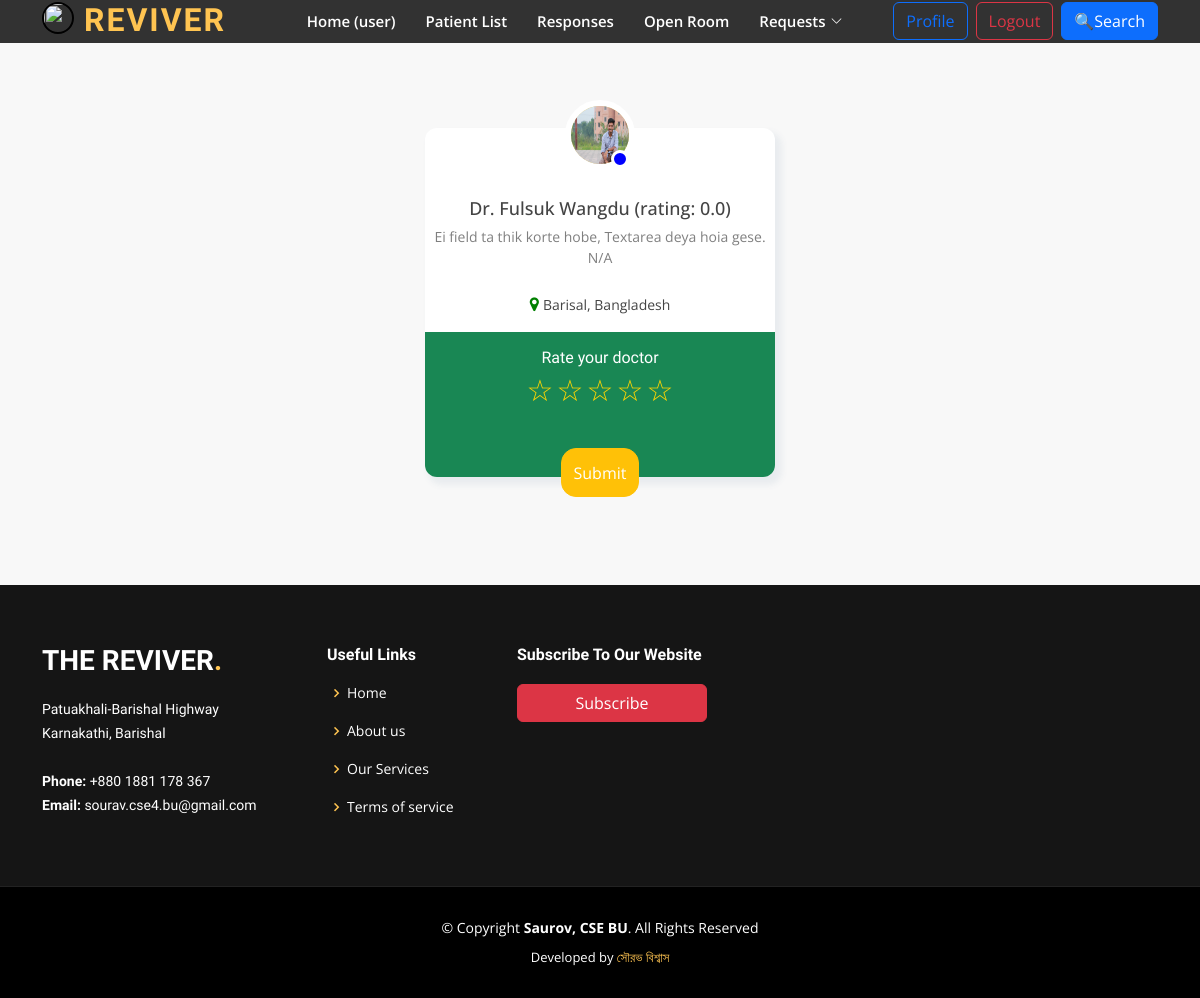
Page /auth/rating/3/ (signed in) on the earlier database version.
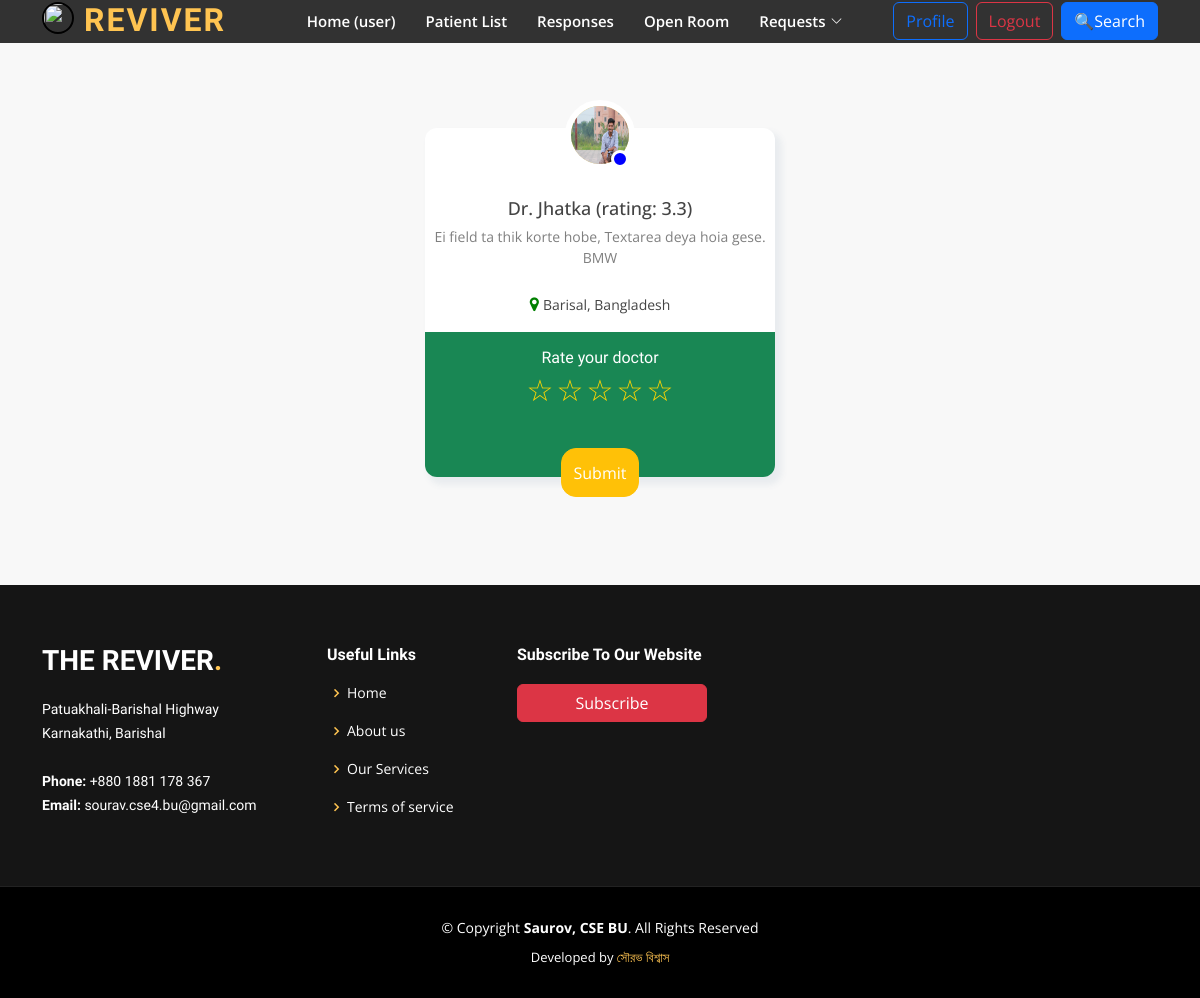
Same page on the later database version.
### doctor/models.py (models this page shows, shortened)
class Doctordata(models.Model):
    gender_choice = (
            ('female', 'Female'),
            ('male', 'Male'),
            ('other', 'Other'),
        )
    regt = (
            ('medical', 'Medical'),
            ('dental', 'Dental'),
        )
    latenight = (
            ('yes', 'Yes'),
            ('no', 'No'),
        )
    user_profile = models.ForeignKey(UserProfile, on_delete=models.CASCADE, related_name='doctor_data', default = None)
    name = models.CharField(max_length = 200, null = True, blank = True)
    doctoremail = models.EmailField(max_length = 200, null = True, blank = True)
    regtype = models.CharField(max_length=30, blank=True, null=True, choices=regt)
    regnum = models.CharField(max_length = 30, unique = True, null = True, blank = True)
    NID = models.CharField(max_length = 20, unique = True, null = True, blank = True)
    image = models.ImageField(upload_to="images/",  blank=True, null = True)
    gender = models.CharField(max_length=30, blank=True, null=True, choices=gender_choice)
    dob  = models.DateField(null = True, blank = True)
    bio = models.TextField(null = True, blank = True)
    degrees = models.CharField(max_length = 200, null = True, blank = True)
    working_hospital = models.CharField(max_length = 200, null = True, blank = True)
    designation = models.CharField(max_length = 200, blank = True, null = True)
    latenightstatus = models.CharField(max_length=30, blank=True, null=True, choices=latenight)
    chamberaddress = models.CharField(max_length = 200, null = True, blank = True)
    oldpassword = models.CharField(max_length=128, null = True, blank = True)
    newpassword = models.CharField(max_length=18, null = True, blank = True)
    confirmpassword = models.CharField(max_length=18, null = True, blank = True)
    active_time_start = models.TimeField(null = True, blank = True)
    active_time_end = models.TimeField(null = True, blank = True)
    active_day = models.DateField(blank = True, null = True)
    visits = models.IntegerField(blank = True, null = True)
    rating = models.FloatField(default=0.0, blank = True, null = True)
    ratingcount = models.IntegerField(default=0, blank = True, null= True)
    def image_tag(self):
        if self.image:
            return mark_safe('<img src="{}" height="70" width="60" />'.format(self.image.url))
    image_tag.short_description = 'Image'

### auth/views.py (the view, shortened to what this page needs)
# urls.py: path('rating/<id>/', views.rating, name = 'rating'),
def rating(request, id):
    if not request.user.is_authenticated:
        return redirect('signin')
    try:
        user_profile = UserProfile.objects.get(user= request.user)
    except UserProfile.DoesNotExist:
        user_profile = None
    context = {}
    context['user_profile'] = user_profile
    context['id'] = id
    data = Doctordata.objects.get(id = id)
    context['data'] = data
    return render(request, 'signin/rating.html', context)

### templates/signin/rating.html (shortened to what this page needs)
{% extends 'user/base.html' %}
{% block addhead %}
<link href="https://maxcdn.bootstrapcdn.com/font-awesome/4.3.0/css/font-awesome.min.css" rel="stylesheet">
{% endblock %}
{% block body %}
<div class="container d-flex justify-content-center mt-5">
    <div class="card text-center mb-5">
        <div class="circle-image">
            <img src="{{ data.image.url }}" width="50">
        </div>
        <span class="dot"></span>
        <span class="name mb-1 fw-500">{{ data.name }} (rating: {{ data.rating|floatformat:1 }})</span>
        <small class="text-black-50">{{ data.designation }}</small>
        <small class="text-black-50 font-weight-bold">{{ data.working_hospital }}</small>
        <div class="location mt-4">
            <span class="d-block"><i class="fa fa-map-marker start"></i> <small class="text-truncate ml-2"> {{ data.chamberaddress }}</small> </span>
        </div>
        <div class="rate bg-success py-3 text-white mt-3">
            <h6 class="mb-0">Rate your doctor</h6>
            <form method="POST" action="{% url 'rating' id=id %}">
                <div class="rating"> <input type="radio" name="rating" value="5" id="5"><label for="5">☆</label> <input
                        type="radio" name="rating" value="4" id="4"><label for="4">☆</label> <input type="radio"
                        name="rating" value="3" id="3"><label for="3">☆</label> <input type="radio" name="rating"
                        value="2" id="2"><label for="2">☆</label> <input type="radio" name="rating" value="1"
                        id="1"><label for="1">☆</label>
                </div>
                <div class="buttons px-4 mt-0">
                    <button class="btn btn-warning btn-block rating-submit" type="submit">Submit</button>
            </form>
        </div>
    </div>
</div>
</div>
{% endblock %}

Differences in the rows shown:
changed Doctordata "Ei field ta thik korte hobe, Textarea deya hoia gese.": name "Dr. Fulsuk Wangdu" → "Dr. Jhatka"; rating "0.0" → "3.3"; working_hospital "N/A" → "BMW"
